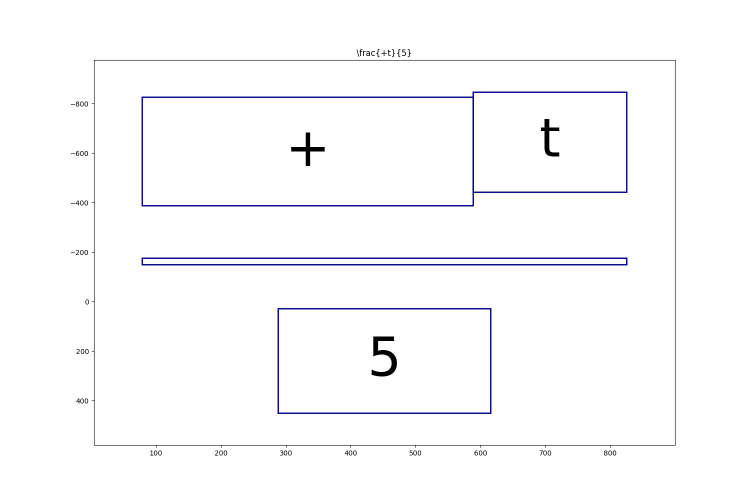
#> input picture BoundingBox.png, 1500 x 1000 px (shown at 1/2 size)
$ python -i data_processing.py   (imports and definitions only)
#> lines starting #> are read from the running program, lines starting #| are printed output that depends on the picture
from PIL import Image
import numpy as np
import logging
from .latex_processing import LatexProcessor

class ImageProcessor:
    def __init__(self, crop_blank_default_size=[600, 60], pad_size=[8, 8, 8, 8],
                 downsample_ratio=2.0, file_ext='.png', num_threads=4):
        self.crop_blank_default_size = crop_blank_default_size
        self.pad_size = pad_size  # [top, left, bottom, right]
        self.downsample_ratio = downsample_ratio
        self.file_ext = file_ext
        self.num_threads = num_threads

    def process(self, image_path):
        """Process an image: crop, pad, downsample, and save."""
#> called with image_path = '../../../BoundingBox.png'
        try:
            img = Image.open(image_path).convert('RGBA').convert('L')
            img_array = np.array(img)

            # Crop non-empty area
            non_empty = np.where(img_array < 255)
#> non_empty = 36318 positions, rows 98 to 910, columns 141 to 1351
            if non_empty[0].size == 0:
                logging.info(f"Blank image: {image_path}, using default size {self.crop_blank_default_size}")
                cropped = Image.new('L', self.crop_blank_default_size, 255)
            else:
                y_min, y_max = non_empty[0].min(), non_empty[0].max()
#> y_min = 98; y_max = 910
                x_min, x_max = non_empty[1].min(), non_empty[1].max()
#> x_min = 141; x_max = 1351
                cropped = img.crop((x_min, y_min, x_max, y_max))
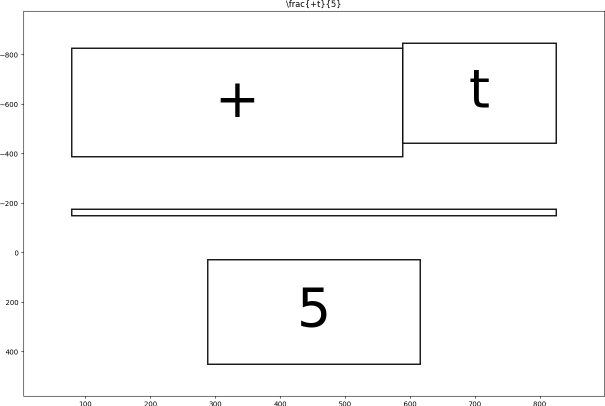
#> cropped: PIL image 1210x812 L (shown at 1/2 size); min 0, max 255, mean 248.5

            # Pad with top, left, bottom, right
            pad_top, pad_left, pad_bottom, pad_right = self.pad_size
            padded_width = cropped.width + pad_left + pad_right
#> padded_width = 1226
            padded_height = cropped.height + pad_top + pad_bottom
#> padded_height = 828
            final = Image.new('L', (padded_width, padded_height), 255)
#> final: PIL image 1226x828 L; every value is 255
            final.paste(cropped, (pad_left, pad_top))
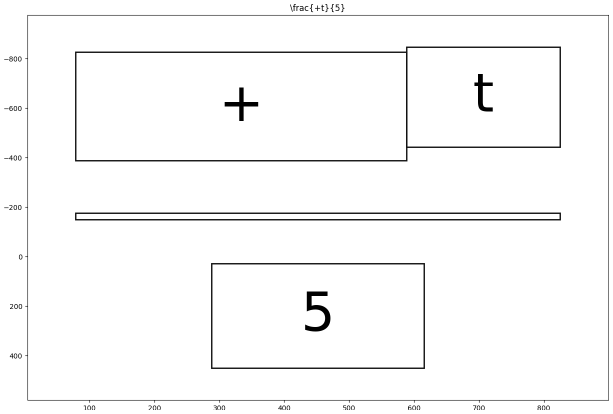
#> final: PIL image 1226x828 L (shown at 1/2 size); min 0, max 255, mean 248.7

            # Downsample
            new_size = (int(final.width / self.downsample_ratio), int(final.height / self.downsample_ratio))
#> new_size = (613, 414)
            final = final.resize(new_size, Image.LANCZOS)
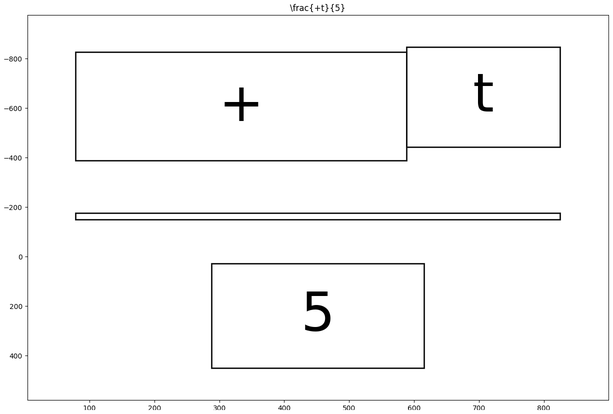
#> final: PIL image 613x414 L; min 0, max 255, mean 248.3

            return final, (final.width, final.height)
        except Exception as e:
            logging.error(f"Failed to process image {image_path}: {str(e)}")
            return None, None, None

class DataFilter:
    def __init__(self, max_width=500, max_height=160, max_tokens=150):
        self.max_width = max_width
        self.max_height = max_height
        self.max_tokens = max_tokens
        self.latex_processor = LatexProcessor()

    def filter(self, image_path, formula, image_size):
        """Filter images and formulas based on size and token count."""
        if image_size and (image_size[0] > self.max_width or image_size[1] > self.max_height):
            logging.info(f"Discarded {image_path}: large size ({image_size[0]}x{image_size[1]})")
            return False, None

        if not formula.strip():
            logging.info(f"Discarded {image_path}: empty formula")
            return False, None

        normalized, valid = self.latex_processor.normalize_latex(formula)
        if not valid:
            logging.info(f"Discarded {image_path}: unparsable formula")
            return False, None

        if len(normalized.split()) > self.max_tokens:
            logging.info(f"Discarded {image_path}: too many tokens ({len(normalized.split())})")
            return False, None

        return True, normalized

>>> result = ImageProcessor().process('../../../BoundingBox.png')

$ run again, on Ink.png
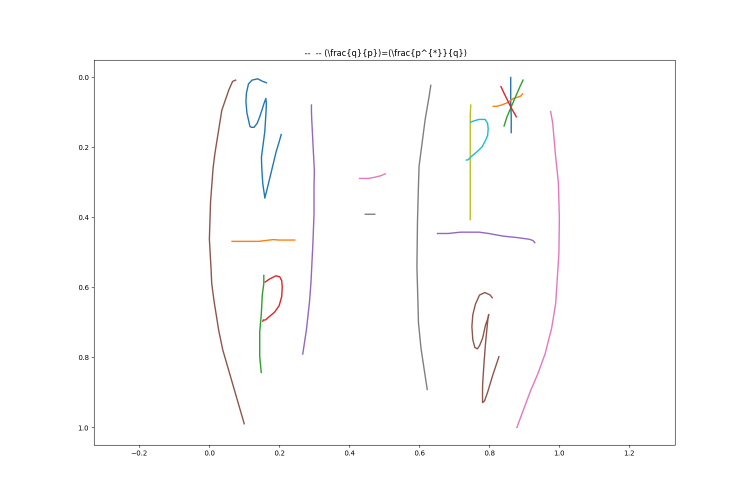
#> input picture Ink.png, 1500 x 1000 px (shown at 1/2 size)
#> non_empty = 33974 positions, rows 98 to 910, columns 157 to 1351
#> y_min = 98; y_max = 910
#> x_min = 157; x_max = 1351
#> in process, `cropped = img.crop((x_min, y_min, x_max, y_max))`:
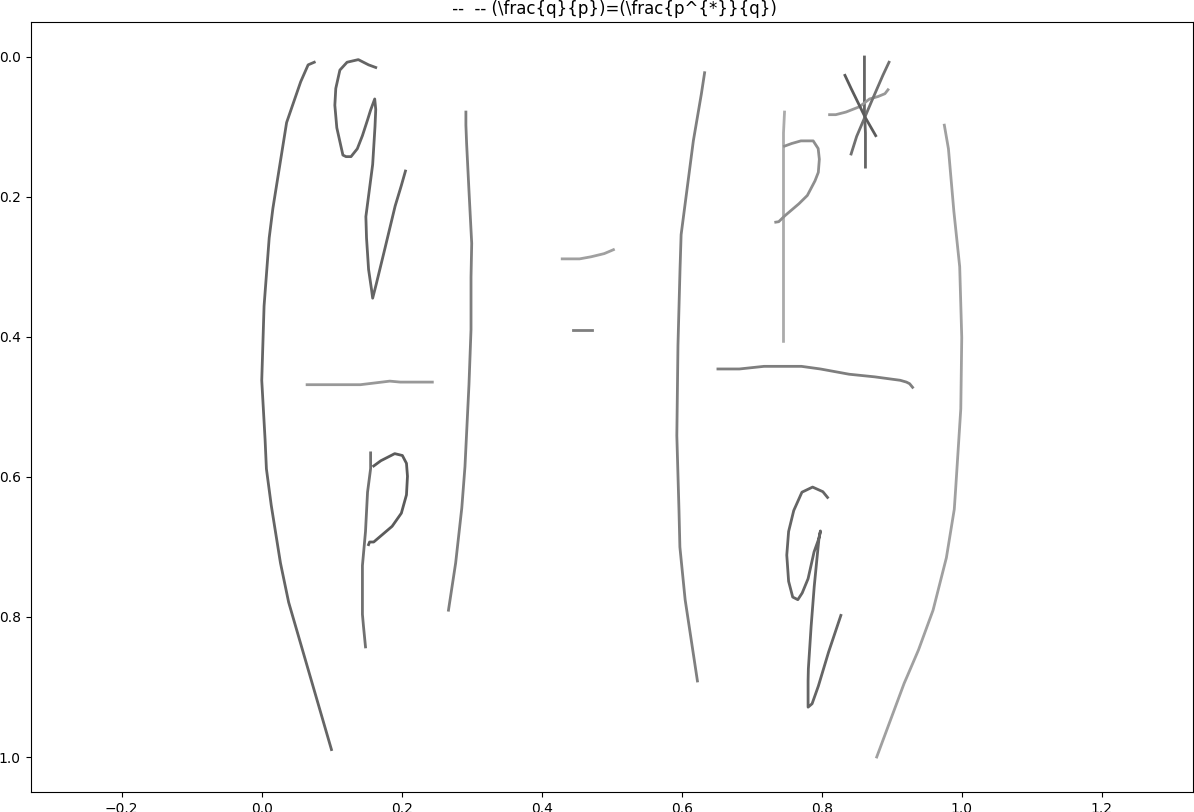
#> cropped: PIL image 1194x812 L; min 0, max 255, mean 251.5
#> in process, `final = final.resize(new_size, Image.LANCZOS)`:
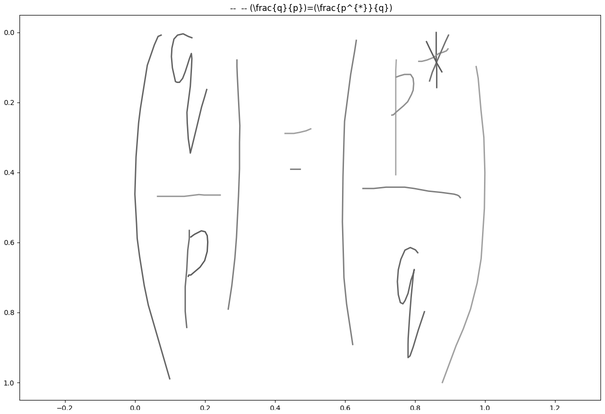
#> final: PIL image 605x414 L; min 26, max 255, mean 251.3
